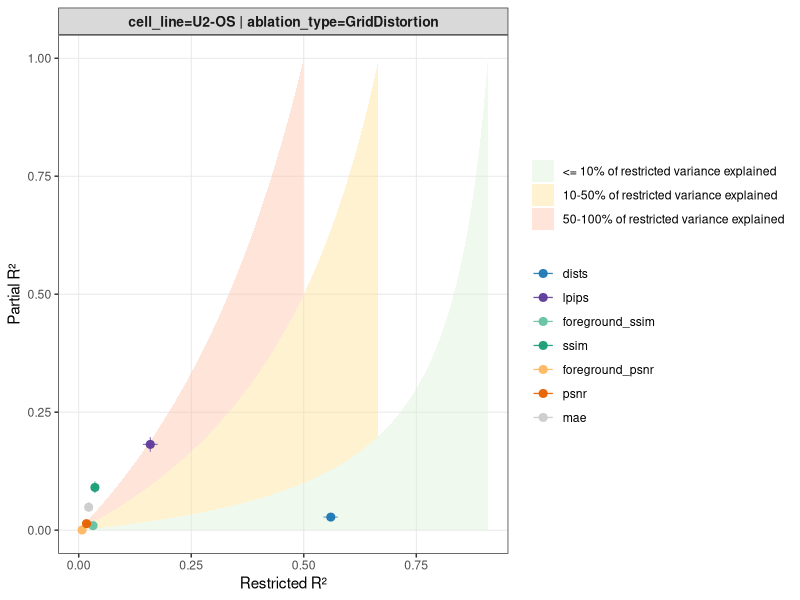
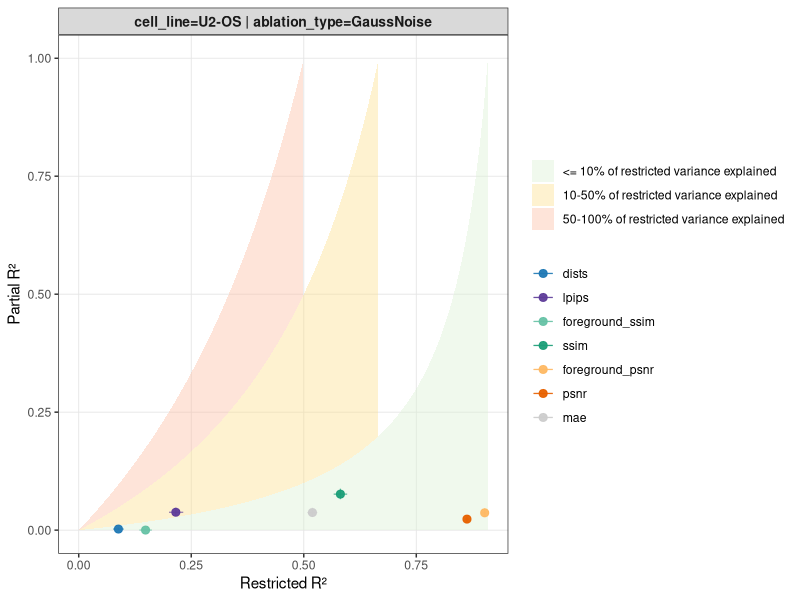
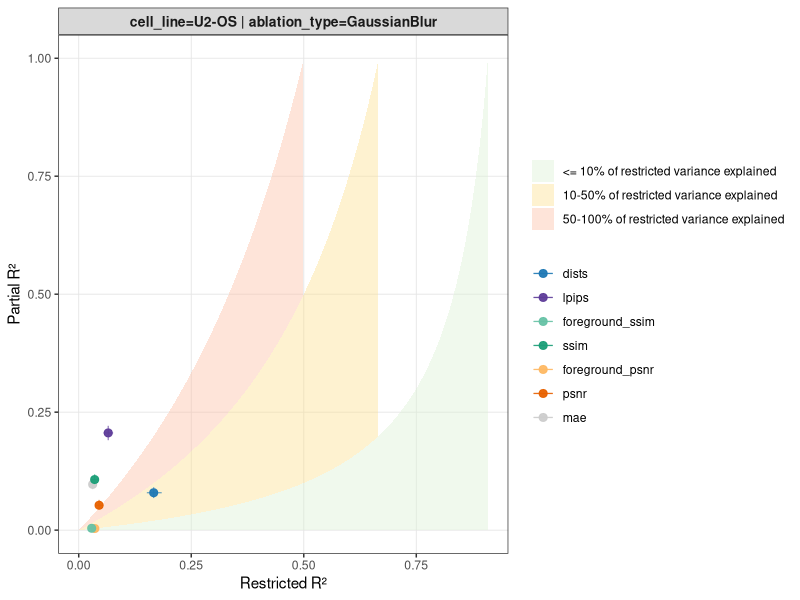
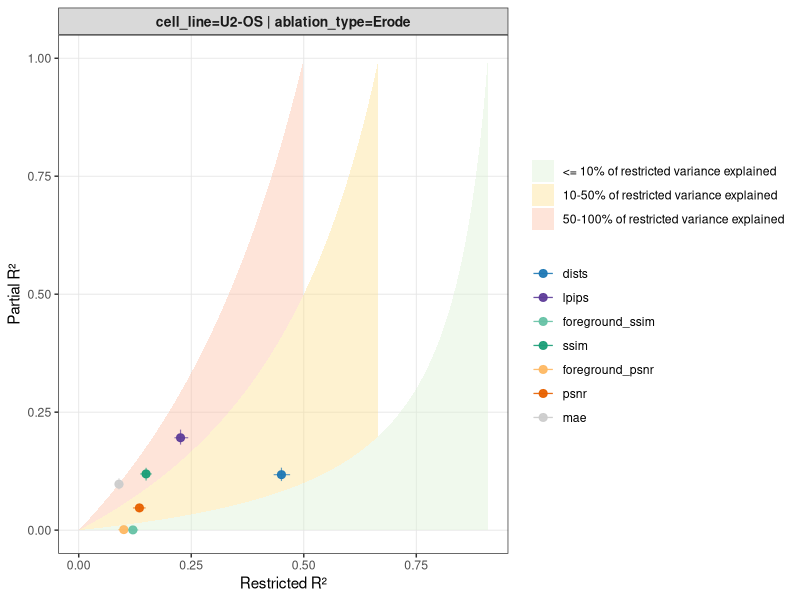
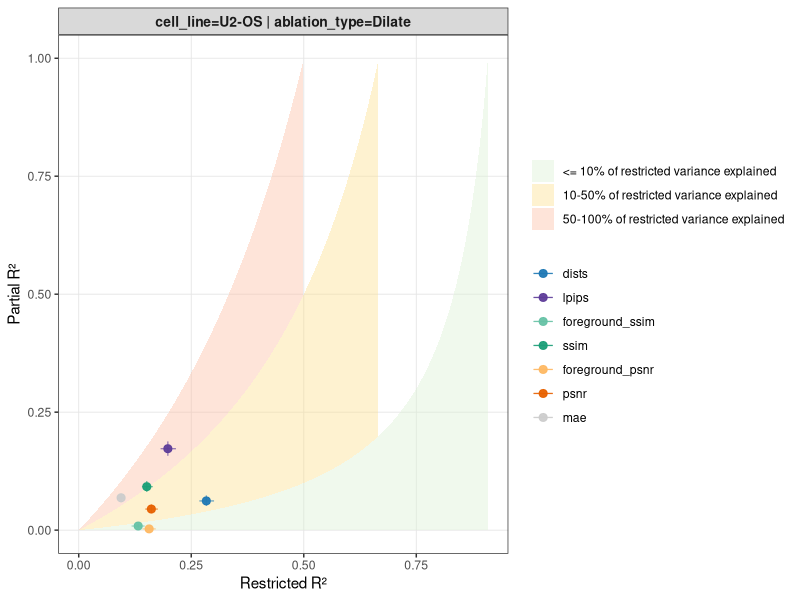
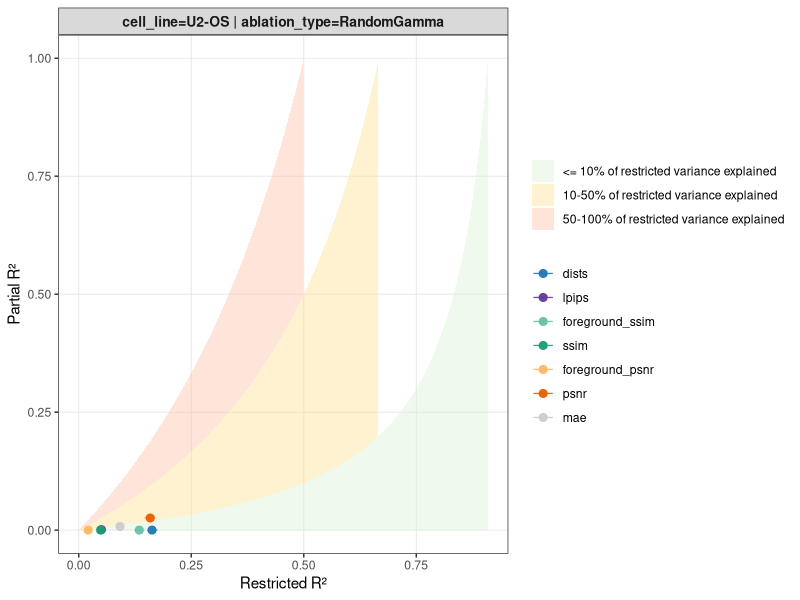

The R script that drew these images, in order:
library(readr)
library(dplyr)
library(ggplot2)
library(tidyr)
library(stringr)
library(purrr)

boot_res <- read_csv("./results/boot_res_plate1_u2os_nest_confluence.csv", show_col_types = FALSE)

dim(boot_res)
names(boot_res)
head(boot_res)

summary(select(boot_res, partial_r2_x2, r2_restricted))

# unique ablation types
ablation_types <- unique(boot_res$ablation_type)
print(ablation_types)

plot_partial_r2_vs_r2 <- function(
  boot_res,
  panel_cols,
  hue_col = "metric_name",
  partial_col = "partial_r2_x2",
  r2_col = "r2_restricted",
  partial_label = NULL,
  r2_label = NULL,
  n_cols = 3,
  title_wrap_width = 48,
  metric_palette = NULL,
  metric_order = NULL,
  band_fills = c(
    "<= 10% of restricted variance explained" = "#d9f0d3",
    "10-50% of restricted variance explained" = "#fee08b",
    "50-100% of restricted variance explained" = "#fcbba1"
  ),
  shade_alpha = 0.22,
  show_band_legend = TRUE,
  free_scales = "fixed"
) {
  # --------------------------
  # 1. Aggregate mean and 95% CI
  # --------------------------
  group_cols <- c(panel_cols, hue_col)

  grouped_stats <- boot_res %>%
    group_by(across(all_of(group_cols))) %>%
    summarise(
      partial_r2_mean  = mean(.data[[partial_col]], na.rm = TRUE),
      partial_r2_lower = quantile(.data[[partial_col]], 0.025, na.rm = TRUE),
      partial_r2_upper = quantile(.data[[partial_col]], 0.975, na.rm = TRUE),
      r2_restricted_mean  = mean(.data[[r2_col]], na.rm = TRUE),
      r2_restricted_lower = quantile(.data[[r2_col]], 0.025, na.rm = TRUE),
      r2_restricted_upper = quantile(.data[[r2_col]], 0.975, na.rm = TRUE),
      .groups = "drop"
    )

  # --------------------------
  # 2. Build facet labels from panel columns
  # --------------------------
  grouped_stats <- grouped_stats %>%
    mutate(
      panel_label = pmap_chr(
        select(., all_of(panel_cols)),
        function(...) {
          vals <- list(...)
          txt <- paste(
            purrr::map2_chr(panel_cols, vals, ~ paste0(.x, "=", .y)),
            collapse = " | "
          )
          str_wrap(txt, width = title_wrap_width)
        }
      )
    )

  if (!is.null(metric_order)) {
    grouped_stats[[hue_col]] <- factor(
      grouped_stats[[hue_col]],
      levels = metric_order
    )
  }

  # --------------------------
  # 3. Build shaded threshold regions only
  # partial R² = (c * x) / (1 - x)
  # --------------------------
  x_all <- seq(0.001, 0.999, length.out = 800)

  curve_fun <- function(r, x) {
    y <- (r * x) / (1 - x)
    x_max <- 1 / (1 + r)
    y[x >= x_max] <- NA_real_
    y
  }

  band_df <- tibble::tibble(
    x = x_all,
    y10 = curve_fun(0.1, x_all),
    y50 = curve_fun(0.5, x_all),
    y100 = curve_fun(1.0, x_all)
  )

  band_low <- band_df %>%
    transmute(
      x = x,
      ymin = 0,
      ymax = y10,
      band = "<= 10% of restricted variance explained"
    ) %>%
    filter(!is.na(ymax))

  band_mid <- band_df %>%
    transmute(
      x = x,
      ymin = y10,
      ymax = y50,
      band = "10-50% of restricted variance explained"
    ) %>%
    filter(!is.na(ymin), !is.na(ymax))

  band_high <- band_df %>%
    transmute(
      x = x,
      ymin = y50,
      ymax = y100,
      band = "50-100% of restricted variance explained"
    ) %>%
    filter(!is.na(ymin), !is.na(ymax))

  band_plot_df <- bind_rows(band_low, band_mid, band_high) %>%
    mutate(
      band = factor(
        band,
        levels = c(
          "<= 10% of restricted variance explained",
          "10-50% of restricted variance explained",
          "50-100% of restricted variance explained"
        )
      )
    )

  # --------------------------
  # 4. Default axis labels
  # --------------------------
  if (is.null(partial_label)) {
    partial_label <- paste0("Partial R² (", partial_col, ")")
  }
  if (is.null(r2_label)) {
    r2_label <- paste0("Restricted R² (", r2_col, ")")
  }

  # --------------------------
  # 5. Validate free_scales
  # --------------------------
  allowed_scales <- c("fixed", "free", "free_x", "free_y")
  if (!(free_scales %in% allowed_scales)) {
    stop("free_scales must be one of: ", paste(allowed_scales, collapse = ", "))
  }

  # --------------------------
  # 6. Base plot
  # --------------------------
  p <- ggplot(
    grouped_stats,
    aes(
      x = r2_restricted_mean,
      y = partial_r2_mean,
      color = .data[[hue_col]]
    )
  ) +
    geom_ribbon(
      data = band_plot_df,
      aes(x = x, ymin = ymin, ymax = ymax, fill = band),
      inherit.aes = FALSE,
      alpha = shade_alpha,
      color = NA
    ) +
    geom_errorbar(
      aes(
        ymin = partial_r2_lower,
        ymax = partial_r2_upper
      ),
      width = 0,
      alpha = 0.7,
      linewidth = 0.4
    ) +
    geom_segment(
      aes(
        x = r2_restricted_lower,
        xend = r2_restricted_upper,
        y = partial_r2_mean,
        yend = partial_r2_mean
      ),
      alpha = 0.7,
      linewidth = 0.4
    ) +
    geom_point(size = 2.4, alpha = 0.95) +
    facet_wrap(~ panel_label, ncol = n_cols, scales = free_scales) +
    labs(
      x = r2_label,
      y = partial_label,
      color = NULL,
      fill = NULL
    ) +
    coord_cartesian(
      xlim = c(0, NA),
      ylim = c(0, NA),
      expand = TRUE
    ) +
    theme_bw(base_size = 11) +
    theme(
      panel.grid.minor = element_blank(),
      panel.grid.major = element_line(color = "grey90", linewidth = 0.3),
      strip.text = element_text(size = 10, face = "bold"),
      legend.position = "right"
    )

  # --------------------------
  # 7. Metric color palette
  # --------------------------
  if (!is.null(metric_order)) {
    hue_levels <- metric_order
  } else {
    hue_levels <- sort(unique(as.character(grouped_stats[[hue_col]])))
  }

  if (!is.null(metric_palette)) {
    if (is.null(names(metric_palette))) {
      if (length(metric_palette) < length(hue_levels)) {
        stop("Unnamed metric_palette must have at least as many colors as hue levels.")
      }
      names(metric_palette) <- hue_levels
    }
    p <- p + scale_color_manual(
      values = metric_palette,
      breaks = hue_levels
    )
  } else {
    default_metric_cols <- scales::hue_pal()(length(hue_levels))
    names(default_metric_cols) <- hue_levels
    p <- p + scale_color_manual(
      values = default_metric_cols,
      breaks = hue_levels
    )
  }

  p <- p + scale_fill_manual(
    values = band_fills,
    drop = FALSE
  )

  if (!show_band_legend) {
    p <- p + guides(fill = "none")
  }

  return(p)
}

metric_pal <- c(
  "lpips"   = "#5E3C99",  # deep purple
  "dists"   = "#1F78B4",  # strong blue

  "ssim"    = "#1B9E77",  # green
  "foreground_ssim" = "#66C2A5",  # lighter related green

  "psnr"    = "#E66101",  # orange
  "foreground_psnr" = "#FDB863",   # lighter related orange

  "mae" = "#CCCCCC"  # gray
)

for (ablation_type in ablation_types) {
  
  p <- plot_partial_r2_vs_r2(
    boot_res = boot_res %>% filter(ablation_type == !!ablation_type),
    panel_cols = c("cell_line", "ablation_type"),
    hue_col = "metric_name",
    partial_col = "partial_r2_x2",
    r2_col = "r2_restricted",
    partial_label = "Partial R²",
    r2_label = "Restricted R²",
    n_cols = 1,
    shade_alpha = 0.4,
    free_scales = "free",
    metric_palette = metric_pal,
    metric_order = c("dists", "lpips", "foreground_ssim", "ssim", "foreground_psnr", "psnr", "mae")
  )

  ggsave(
    paste0("./plots/plate2_u2os_nest_confluence_", ablation_type, ".pdf"),
    p,
    width = 7.5,
    height = 4.5,
  )

}
